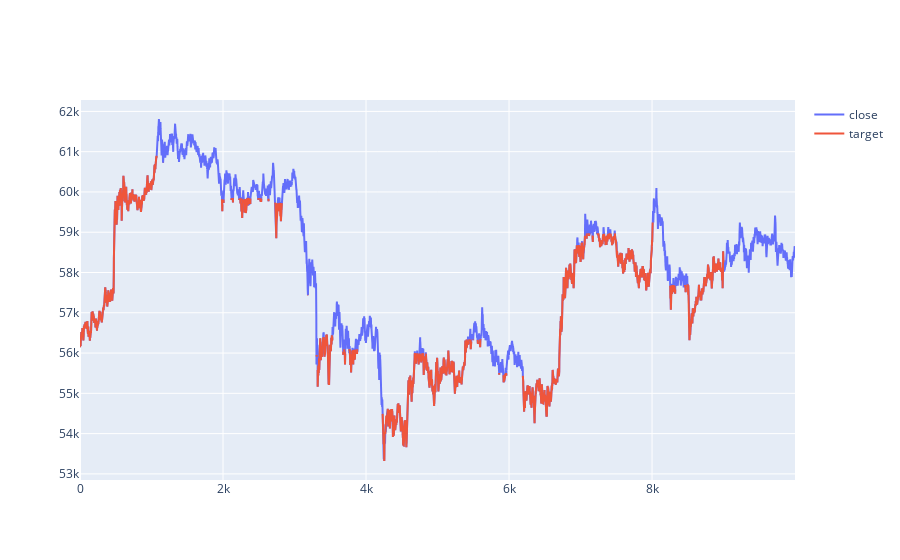

The code cell stored with this chart in its notebook:
### Code cell
d = df[:]
fig = go.Figure()
fig.add_trace(go.Scatter(x=d.index, y=d['close'], name='close'))
fig.add_trace(go.Scatter(x=d.index, y=d['scatter_target'], name='target'))

fig.show()

### Figure 1 — Plotly figure (JSON) as saved in the notebook; plotly's stock layout.template omitted (floating-point values rounded to 4 significant figures; data arrays with more than 128 entries replaced by an {"elided": "..."} marker saying what was removed)
{"data": [{"name": "close", "type": "scatter", "x": {"elided": "10000 int values"}, "y": {"elided": "10000 float values"}}, {"name": "target", "type": "scatter", "x": {"elided": "10000 int values"}, "y": {"elided": "10000 float values"}}], "layout": {}}
